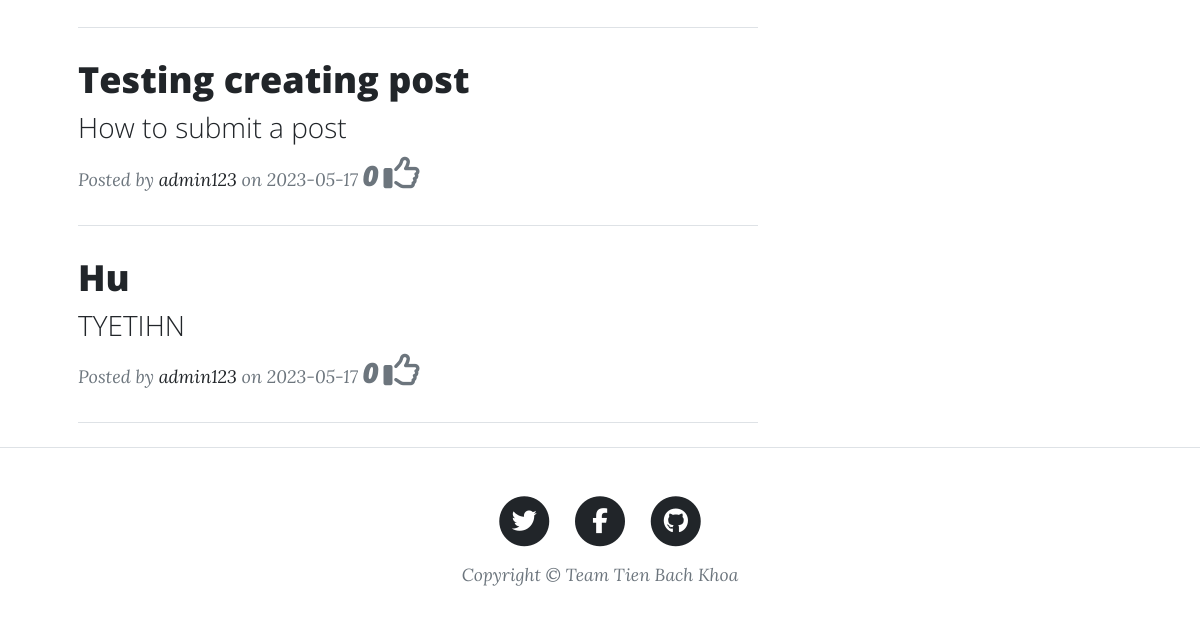
Before: / (lower part) with the older database file.
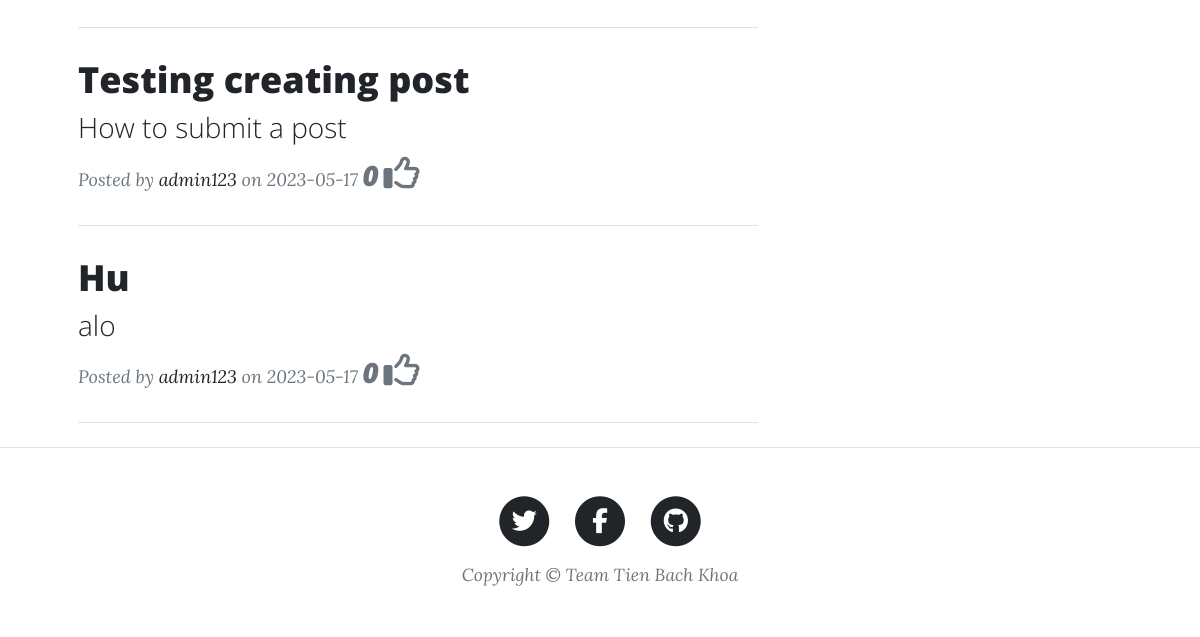
After: the same page with the newer database file.
### BetterBlog/modal/models.py (models this page shows, shortened)
class Post(db.Model):
    id = db.Column(db.Integer, primary_key=True)
    title = db.Column(db.String(250), unique=True, nullable=False)
    subtitle = db.Column(db.String(250), nullable=False)
    date_created = db.Column(db.String(150), default=datetime.today())
    body = db.Column(db.Text, nullable=False)
    author = db.Column(db.Integer, db.ForeignKey('user.id', ondelete="CASCADE"), nullable=False)
    img_url = db.Column(db.String(250), nullable=False)
    comments = db.relationship('Comment', backref='post', passive_deletes=True)
    likes = db.relationship('Like', backref="post", passive_deletes=True)

### BetterBlog/control/views.py (the view)
@view.route('/')
def getHomePage():
    posts = Post.query.outerjoin(Post.likes).group_by(Post.id).order_by(desc(func.count(Like.id))).limit(5).all()
    name = get_user_name()
    evenPosts = Post.query.filter_by(author="admin123").all()
    return render_template("index.html", all_posts=posts, name=name, eventPosts=evenPosts)

### BetterBlog/control/views.py (called while the page is built)
def get_user_name():
    if current_user.is_authenticated:
        return current_user.username
    return "GUEST"

### BetterBlog/templates/index.html (shortened to what this page needs)
{% include "header.html" %}
<div class="container px-4 px-lg-5">
    <div class="row gx-4 gx-lg-5">
        <div class="col-md-5 col-lg-6 col-xl-8">
            {% for post in all_posts %}
            <div class="lazy post-preview">
                <a href="post/{{post.id}}">
                    <h2 class="post-title">{{post.title}}</h2>
                    <h3 class="post-subtitle">{{post.subtitle}}</h3>
                </a>
                <p class="post-meta">
                    Posted by
                    <a href="#!">{{post.author}}</a>
                    on {{post.date_created}} <span class="h3">{{post.likes|length}}</span>&nbsp<i
                        class="fa-regular fa-thumbs-up fa-2x"></i>
                </p>
            </div>
            <hr class="my-4"/>
            {% endfor %}
        </div>
        <div class="col-md-5 col-lg-4 col-xl-4" style="margin-top:2em;">
        </div>
    </div>
</div>
{% include "footer.html" %}

### BetterBlog/templates/header.html (shortened to what this page needs)
<!DOCTYPE html>
<html lang="en">
<head>
    <link href="https://cdn.jsdelivr.net/npm/bootstrap@5.0.2/dist/css/bootstrap.min.css"
 rel="stylesheet">
    <link href="{{url_for('static',filename='css/styles.css')}}" rel="stylesheet" type="text/css"/>
</head>
<body>

### BetterBlog/templates/footer.html (shortened to what this page needs)
        <footer class="border-top">
            <div class="container px-4 px-lg-5">
                <div class="row gx-4 gx-lg-5 justify-content-center">
                    <div class="col-md-10 col-lg-8 col-xl-7">
                        <ul class="list-inline text-center">
                            <li class="list-inline-item">
                                <a href="#!">
                                    <span class="fa-stack fa-lg">
                                        <i class="fas fa-circle fa-stack-2x"></i>
                                        <i class="fab fa-twitter fa-stack-1x fa-inverse"></i>
                                    </span>
                                </a>
                            </li>
                            <li class="list-inline-item">
                                <a href="#!">
                                    <span class="fa-stack fa-lg">
                                        <i class="fas fa-circle fa-stack-2x"></i>
                                        <i class="fab fa-facebook-f fa-stack-1x fa-inverse"></i>
                                    </span>
                                </a>
                            </li>
                            <li class="list-inline-item">
                                <a href="#!">
                                    <span class="fa-stack fa-lg">
                                        <i class="fas fa-circle fa-stack-2x"></i>
                                        <i class="fab fa-github fa-stack-1x fa-inverse"></i>
                                    </span>
                                </a>
                            </li>
                        </ul>
                        <div class="small text-center text-muted fst-italic">Copyright &copy; Team Tien Bach Khoa</div>
                    </div>
                </div>
            </div>
        </footer>
        </body>
        </html>

Changed rows visible on the page:
changed Post "Hu": subtitle "TYETIHN" → "alo"
